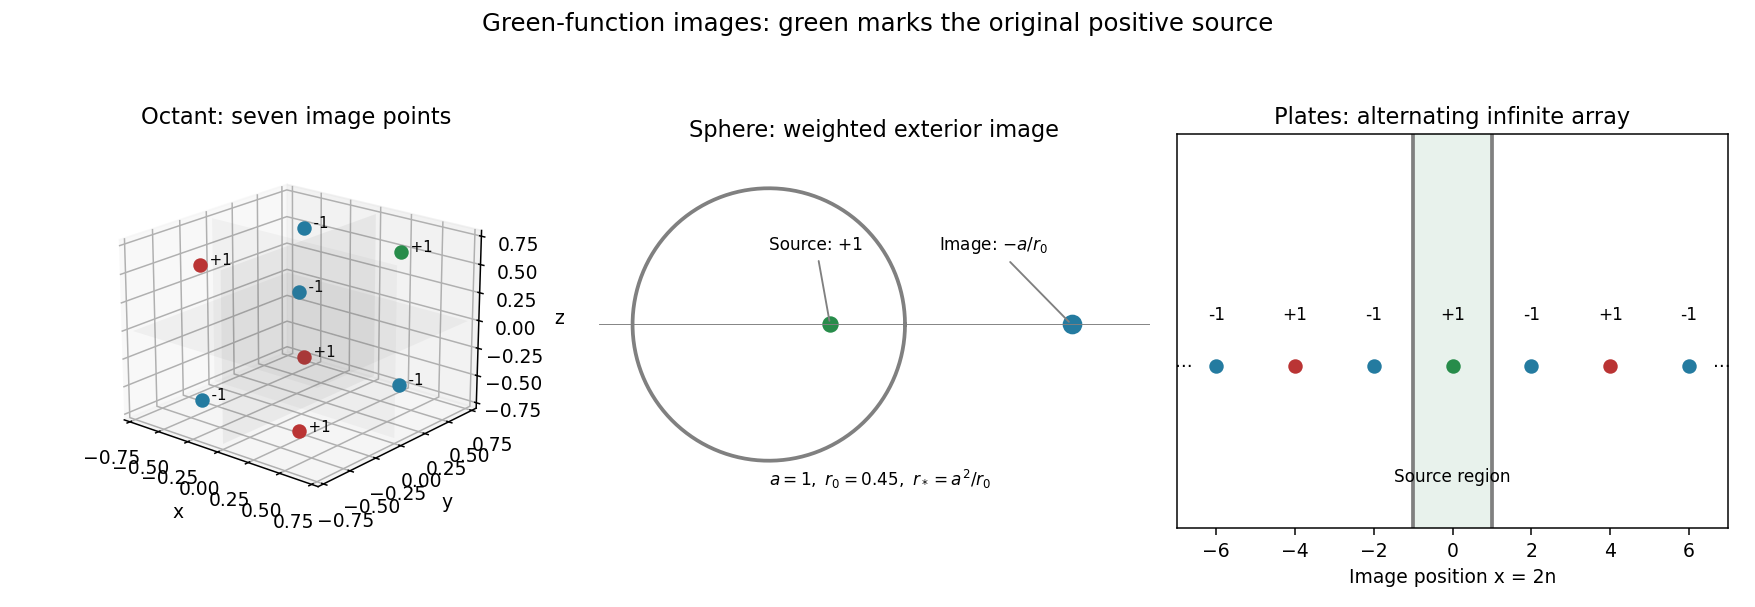

Generate this figure with Python:
"""Original source/image arrangements, not copied exam artwork; PNG into cwd."""
from pathlib import Path
import itertools
import matplotlib
matplotlib.use('Agg')
import matplotlib.pyplot as plt
import numpy as np

fig=plt.figure(figsize=(13,4.5),facecolor='white');ax=fig.add_subplot(131,projection='3d')
source=np.array([.4,.5,.6])
for signs in itertools.product([-1,1],repeat=3):
 point=source*np.array(signs);strength=np.prod(signs);original=signs==(1,1,1)
 ax.scatter(*point,color='#278c4a' if original else '#ba3434' if strength>0 else '#247ba0',s=45)
 ax.text(*point,'  +1' if strength>0 else '  -1',fontsize=8)
for axis in range(3):
 a,b=np.meshgrid([-.75,.75],[-.75,.75]);parts=[a,b];parts.insert(axis,np.zeros_like(a));ax.plot_surface(*parts,color='gray',alpha=.06)
ax.set(xlabel='x',ylabel='y',zlabel='z',title='Octant: seven image points',xlim=(-.8,.8),ylim=(-.8,.8),zlim=(-.8,.8));ax.view_init(20,-50)
ax=fig.add_subplot(132);theta=np.linspace(0,2*np.pi,400);ax.plot(np.cos(theta),np.sin(theta),color='gray',lw=2)
r0=.45;star=1/r0
ax.scatter([r0],[0],color='#278c4a',s=60);ax.scatter([star],[0],color='#247ba0',s=90)
ax.annotate('Source: +1',(r0,0),(.0,.55),arrowprops={'arrowstyle':'-','color':'gray'},fontsize=9)
ax.annotate(r'Image: $-a/r_0$',(star,0),(1.25,.55),arrowprops={'arrowstyle':'-','color':'gray'},fontsize=9)
ax.text(.0,-1.18,r'$a=1,\ r_0=0.45,\ r_* = a^2/r_0$',fontsize=9)
ax.axhline(0,color='gray',lw=.5);ax.set(xlim=(-1.25,2.8),ylim=(-1.4,1.3),aspect='equal',title='Sphere: weighted exterior image');ax.axis('off')
ax=fig.add_subplot(133);ax.axvspan(-1,1,color='#e8f2ec');ax.axvline(-1,color='gray',lw=2);ax.axvline(1,color='gray',lw=2)
for n in range(-3,4):
 xx=2*n;color='#278c4a' if n==0 else '#ba3434' if n%2==0 else '#247ba0'
 ax.scatter([xx],[0],color=color,s=45);ax.text(xx,.2,'+1' if n%2==0 else '-1',ha='center',fontsize=9)
ax.text(-6.6,0,'...',ha='right');ax.text(6.6,0,'...',ha='left');ax.text(0,-.5,'Source region',ha='center',fontsize=9)
ax.set(xlim=(-7,7),ylim=(-.7,1),title='Plates: alternating infinite array',xlabel='Image position x = 2n');ax.set_yticks([])
fig.suptitle('Green-function images: green marks the original positive source',fontsize=13)
fig.tight_layout(rect=(0,0,1,.93));fig.savefig(Path(__file__).with_suffix('.png').name,dpi=135,facecolor='white');plt.close(fig)
